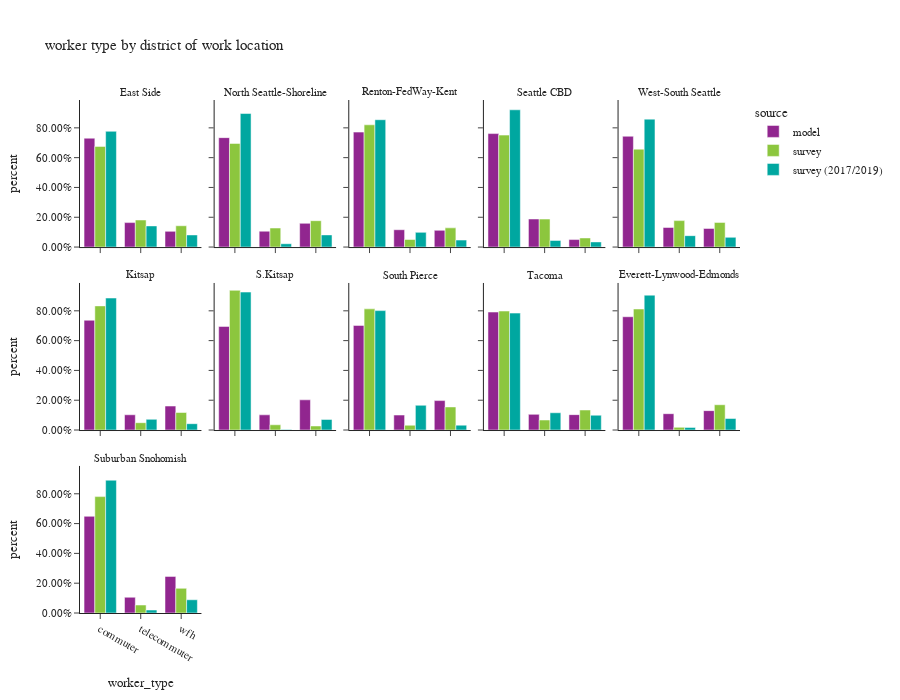

Notebook code cell kept with this figure:
### Code cell
df_worker_count = workers.groupby(['source','CountyName_work','district_name_work','worker_type'])['pdexpfac']. \
    sum().reset_index()
df_worker_count['percent'] = df_worker_count.groupby(['source','CountyName_work','district_name_work'], group_keys=False)['pdexpfac']. \
    apply(lambda x: x / float(x.sum()))

df_worker_count_ct = workers.groupby(['source','CountyName_work','district_name_work','worker_type'])['pdexpfac'].count().reset_index(). \
    rename(columns={'pdexpfac':'sample count'})
df_worker_count = df_worker_count.merge(df_worker_count_ct, on=['source','CountyName_work','district_name_work','worker_type']). \
    rename(columns={'pdexpfac':'total count'})

fig = px.bar(df_worker_count.sort_values(by=['source','CountyName_work','district_name_work']), x='worker_type', y="percent",
             facet_col="district_name_work",facet_col_wrap=5,color="source",
             barmode="group",hover_data=['sample count','total count'],
             title="worker type by district of work location")
fig.for_each_annotation(lambda a: a.update(text = a.text.split("=")[-1]))
fig.update_layout(height=700, width=900, font=dict(size=11))
fig.for_each_yaxis(lambda a: a.update(tickformat = ".2%"))
fig.update_xaxes(categoryorder='array', categoryarray= ['commuter','telecommuter','wfh'])
fig.show()

### Figure 1 — Plotly figure (JSON) as saved in the notebook; plotly's stock layout.template omitted (floating-point values rounded to 4 significant figures)
{"data": [{"alignmentgroup": "True", "customdata": [[316600.0, 316600.0], [71140.0, 71140.0], [45640.0, 45640.0]], "hovertemplate": "source=model<br>district_name_work=East Side<br>worker_type=%{x}<br>percent=%{y}<br>sample count=%{customdata[0]}<br>total count=%{customdata[1]}<extra></extra>", "legendgroup": "model", "marker": {"color": "#91268F", "pattern": {"shape": ""}}, "name": "model", "offsetgroup": "model", "orientation": "v", "showlegend": true, "textposition": "auto", "type": "bar", "x": ["commuter", "telecommuter", "wfh"], "xaxis": "x11", "y": [0.7305, 0.1641, 0.1053], "yaxis": "y11"}, {"alignmentgroup": "True", "customdata": [[118400.0, 118400.0], [17180.0, 17180.0], [25680.0, 25680.0]], "hovertemplate": "source=model<br>district_name_work=North Seattle-Shoreline<br>worker_type=%{x}<br>percent=%{y}<br>sample count=%{customdata[0]}<br>total count=%{customdata[1]}<extra></extra>", "legendgroup": "model", "marker": {"color": "#91268F", "pattern": {"shape": ""}}, "name": "model", "offsetgroup": "model", "orientation": "v", "showlegend": false, "textposition": "auto", "type": "bar", "x": ["commuter", "telecommuter", "wfh"], "xaxis": "x12", "y": [0.7343, 0.1065, 0.1592], "yaxis": "y12"}, {"alignmentgroup": "True", "customdata": [[268100.0, 268100.0], [40450.0, 40450.0], [39010.0, 39010.0]], "hovertemplate": "source=model<br>district_name_work=Renton-FedWay-Kent<br>worker_type=%{x}<br>percent=%{y}<br>sample count=%{customdata[0]}<br>total count=%{customdata[1]}<extra></extra>", "legendgroup": "model", "marker": {"color": "#91268F", "pattern": {"shape": ""}}, "name": "model", "offsetgroup": "model", "orientation": "v", "showlegend": false, "textposition": "auto", "type": "bar", "x": ["commuter", "telecommuter", "wfh"], "xaxis": "x13", "y": [0.7714, 0.1164, 0.1122], "yaxis": "y13"}, {"alignmentgroup": "True", "customdata": [[276300.0, 276300.0], [68300.0, 68300.0], [18260.0, 18260.0]], "hovertemplate": "source=model<br>district_name_work=Seattle CBD<br>worker_type=%{x}<br>percent=%{y}<br>sample count=%{customdata[0]}<br>total count=%{customdata[1]}<extra></extra>", "legendgroup": "model", "marker": {"color": "#91268F", "pattern": {"shape": ""}}, "name": "model", "offsetgroup": "model", "orientation": "v", "showlegend": false, "textposition": "auto", "type": "bar", "x": ["commuter", "telecommuter", "wfh"], "xaxis": "x14", "y": [0.7615, 0.1882, 0.05033], "yaxis": "y14"}, {"alignmentgroup": "True", "customdata": [[109800.0, 109800.0], [19420.0, 19420.0], [18460.0, 18460.0]], "hovertemplate": "source=model<br>district_name_work=West-South Seattle<br>worker_type=%{x}<br>percent=%{y}<br>sample count=%{customdata[0]}<br>total count=%{customdata[1]}<extra></extra>", "legendgroup": "model", "marker": {"color": "#91268F", "pattern": {"shape": ""}}, "name": "model", "offsetgroup": "model", "orientation": "v", "showlegend": false, "textposition": "auto", "type": "bar", "x": ["commuter", "telecommuter", "wfh"], "xaxis": "x15", "y": [0.7436, 0.1315, 0.125], "yaxis": "y15"}, {"alignmentgroup": "True", "customdata": [[75850.0, 75850.0], [10540.0, 10540.0], [16570.0, 16570.0]], "hovertemplate": "source=model<br>district_name_work=Kitsap<br>worker_type=%{x}<br>percent=%{y}<br>sample count=%{customdata[0]}<br>total count=%{customdata[1]}<extra></extra>", "legendgroup": "model", "marker": {"color": "#91268F", "pattern": {"shape": ""}}, "name": "model", "offsetgroup": "model", "orientation": "v", "showlegend": false, "textposition": "auto", "type": "bar", "x": ["commuter", "telecommuter", "wfh"], "xaxis": "x6", "y": [0.7367, 0.1023, 0.1609], "yaxis": "y6"}, {"alignmentgroup": "True", "customdata": [[16440.0, 16440.0], [2411.0, 2411.0], [4791.0, 4791.0]], "hovertemplate": "source=model<br>district_name_work=S.Kitsap<br>worker_type=%{x}<br>percent=%{y}<br>sample count=%{customdata[0]}<br>total count=%{customdata[1]}<extra></extra>", "legendgroup": "model", "marker": {"color": "#91268F", "pattern": {"shape": ""}}, "name": "model", "offsetgroup": "model", "orientation": "v", "showlegend": false, "textposition": "auto", "type": "bar", "x": ["commuter", "telecommuter", "wfh"], "xaxis": "x7", "y": [0.6953, 0.102, 0.2027], "yaxis": "y7"}, {"alignmentgroup": "True", "customdata": [[122200.0, 122200.0], [17490.0, 17490.0], [34400.0, 34400.0]], "hovertemplate": "source=model<br>district_name_work=South Pierce<br>worker_type=%{x}<br>percent=%{y}<br>sample count=%{customdata[0]}<br>total count=%{customdata[1]}<extra></extra>", "legendgroup": "model", "marker": {"color": "#91268F", "pattern": {"shape": ""}}, "name": "model", "offsetgroup": "model", "orientation": "v", "showlegend": false, "textposition": "auto", "type": "bar", "x": ["commuter", "telecommuter", "wfh"], "xaxis": "x8", "y": [0.702, 0.1004, 0.1975], "yaxis": "y8"}, {"alignmentgroup": "True", "customdata": [[119200.0, 119200.0], [15820.0, 15820.0], [15540.0, 15540.0]], "hovertemplate": "source=model<br>district_name_work=Tacoma<br>worker_type=%{x}<br>percent=%{y}<br>sample count=%{customdata[0]}<br>total count=%{customdata[1]}<extra></extra>", "legendgroup": "model", "marker": {"color": "#91268F", "pattern": {"shape": ""}}, "name": "model", "offsetgroup": "model", "orientation": "v", "showlegend": false, "textposition": "auto", "type": "bar", "x": ["commuter", "telecommuter", "wfh"], "xaxis": "x9", "y": [0.7916, 0.1051, 0.1033], "yaxis": "y9"}, {"alignmentgroup": "True", "customdata": [[122100.0, 122100.0], [17610.0, 17610.0], [20890.0, 20890.0]], "hovertemplate": "source=model<br>district_name_work=Everett-Lynwood-Edmonds<br>worker_type=%{x}<br>percent=%{y}<br>sample count=%{customdata[0]}<br>total count=%{customdata[1]}<extra></extra>", "legendgroup": "model", "marker": {"color": "#91268F", "pattern": {"shape": ""}}, "name": "model", "offsetgroup": "model", "orientation": "v", "showlegend": false, "textposition": "auto", "type": "bar", "x": ["commuter", "telecommuter", "wfh"], "xaxis": "x10", "y": [0.7602, 0.1096, 0.1301], "yaxis": "y10"}, {"alignmentgroup": "True", "customdata": [[97020.0, 97020.0], [15780.0, 15780.0], [36740.0, 36740.0]], "hovertemplate": "source=model<br>district_name_work=Suburban Snohomish<br>worker_type=%{x}<br>percent=%{y}<br>sample count=%{customdata[0]}<br>total count=%{customdata[1]}<extra></extra>", "legendgroup": "model", "marker": {"color": "#91268F", "pattern": {"shape": ""}}, "name": "model", "offsetgroup": "model", "orientation": "v", "showlegend": false, "textposition": "auto", "type": "bar", "x": ["commuter", "telecommuter", "wfh"], "xaxis": "x", "y": [0.6488, 0.1055, 0.2457], "yaxis": "y"}, {"alignmentgroup": "True", "customdata": [[405.0, 207000.0], [177.0, 55630.0], [176.0, 43810.0]], "hovertemplate": "source=survey<br>district_name_work=East Side<br>worker_type=%{x}<br>percent=%{y}<br>sample count=%{customdata[0]}<br>total count=%{customdata[1]}<extra></extra>", "legendgroup": "survey", "marker": {"color": "#8CC63E", "pattern": {"shape": ""}}, "name": "survey", "offsetgroup": "survey", "orientation": "v", "showlegend": true, "textposition": "auto", "type": "bar", "x": ["commuter", "telecommuter", "wfh"], "xaxis": "x11", "y": [0.6755, 0.1815, 0.143], "yaxis": "y11"}, {"alignmentgroup": "True", "customdata": [[262.0, 85660.0], [87.0, 15720.0], [147.0, 21790.0]], "hovertemplate": "source=survey<br>district_name_work=North Seattle-Shoreline<br>worker_type=%{x}<br>percent=%{y}<br>sample count=%{customdata[0]}<br>total count=%{customdata[1]}<extra></extra>", "legendgroup": "survey", "marker": {"color": "#8CC63E", "pattern": {"shape": ""}}, "name": "survey", "offsetgroup": "survey", "orientation": "v", "showlegend": false, "textposition": "auto", "type": "bar", "x": ["commuter", "telecommuter", "wfh"], "xaxis": "x12", "y": [0.6954, 0.1276, 0.1769], "yaxis": "y12"}, {"alignmentgroup": "True", "customdata": [[182.0, 209200.0], [45.0, 12930.0], [39.0, 32860.0]], "hovertemplate": "source=survey<br>district_name_work=Renton-FedWay-Kent<br>worker_type=%{x}<br>percent=%{y}<br>sample count=%{customdata[0]}<br>total count=%{customdata[1]}<extra></extra>", "legendgroup": "survey", "marker": {"color": "#8CC63E", "pattern": {"shape": ""}}, "name": "survey", "offsetgroup": "survey", "orientation": "v", "showlegend": false, "textposition": "auto", "type": "bar", "x": ["commuter", "telecommuter", "wfh"], "xaxis": "x13", "y": [0.8205, 0.05069, 0.1288], "yaxis": "y13"}, {"alignmentgroup": "True", "customdata": [[473.0, 157900.0], [253.0, 39470.0], [127.0, 12840.0]], "hovertemplate": "source=survey<br>district_name_work=Seattle CBD<br>worker_type=%{x}<br>percent=%{y}<br>sample count=%{customdata[0]}<br>total count=%{customdata[1]}<extra></extra>", "legendgroup": "survey", "marker": {"color": "#8CC63E", "pattern": {"shape": ""}}, "name": "survey", "offsetgroup": "survey", "orientation": "v", "showlegend": false, "textposition": "auto", "type": "bar", "x": ["commuter", "telecommuter", "wfh"], "xaxis": "x14", "y": [0.7512, 0.1877, 0.06107], "yaxis": "y14"}, {"alignmentgroup": "True", "customdata": [[143.0, 82290.0], [74.0, 22240.0], [78.0, 20740.0]], "hovertemplate": "source=survey<br>district_name_work=West-South Seattle<br>worker_type=%{x}<br>percent=%{y}<br>sample count=%{customdata[0]}<br>total count=%{customdata[1]}<extra></extra>", "legendgroup": "survey", "marker": {"color": "#8CC63E", "pattern": {"shape": ""}}, "name": "survey", "offsetgroup": "survey", "orientation": "v", "showlegend": false, "textposition": "auto", "type": "bar", "x": ["commuter", "telecommuter", "wfh"], "xaxis": "x15", "y": [0.6569, 0.1775, 0.1656], "yaxis": "y15"}, {"alignmentgroup": "True", "customdata": [[96.0, 76340.0], [13.0, 4513.0], [43.0, 10780.0]], "hovertemplate": "source=survey<br>district_name_work=Kitsap<br>worker_type=%{x}<br>percent=%{y}<br>sample count=%{customdata[0]}<br>total count=%{customdata[1]}<extra></extra>", "legendgroup": "survey", "marker": {"color": "#8CC63E", "pattern": {"shape": ""}}, "name": "survey", "offsetgroup": "survey", "orientation": "v", "showlegend": false, "textposition": "auto", "type": "bar", "x": ["commuter", "telecommuter", "wfh"], "xaxis": "x6", "y": [0.8331, 0.04925, 0.1177], "yaxis": "y6"}, {"alignmentgroup": "True", "customdata": [[10.0, 14060.0], [4.0, 528.4], [3.0, 408.8]], "hovertemplate": "source=survey<br>district_name_work=S.Kitsap<br>worker_type=%{x}<br>percent=%{y}<br>sample count=%{customdata[0]}<br>total count=%{customdata[1]}<extra></extra>", "legendgroup": "survey", "marker": {"color": "#8CC63E", "pattern": {"shape": ""}}, "name": "survey", "offsetgroup": "survey", "orientation": "v", "showlegend": false, "textposition": "auto", "type": "bar", "x": ["commuter", "telecommuter", "wfh"], "xaxis": "x7", "y": [0.9375, 0.03523, 0.02726], "yaxis": "y7"}, {"alignmentgroup": "True", "customdata": [[92.0, 116000.0], [16.0, 4563.0], [24.0, 22100.0]], "hovertemplate": "source=survey<br>district_name_work=South Pierce<br>worker_type=%{x}<br>percent=%{y}<br>sample count=%{customdata[0]}<br>total count=%{customdata[1]}<extra></extra>", "legendgroup": "survey", "marker": {"color": "#8CC63E", "pattern": {"shape": ""}}, "name": "survey", "offsetgroup": "survey", "orientation": "v", "showlegend": false, "textposition": "auto", "type": "bar", "x": ["commuter", "telecommuter", "wfh"], "xaxis": "x8", "y": [0.813, 0.03199, 0.155], "yaxis": "y8"}, {"alignmentgroup": "True", "customdata": [[80.0, 71100.0], [11.0, 5982.0], [28.0, 11960.0]], "hovertemplate": "source=survey<br>district_name_work=Tacoma<br>worker_type=%{x}<br>percent=%{y}<br>sample count=%{customdata[0]}<br>total count=%{customdata[1]}<extra></extra>", "legendgroup": "survey", "marker": {"color": "#8CC63E", "pattern": {"shape": ""}}, "name": "survey", "offsetgroup": "survey", "orientation": "v", "showlegend": false, "textposition": "auto", "type": "bar", "x": ["commuter", "telecommuter", "wfh"], "xaxis": "x9", "y": [0.7985, 0.06718, 0.1344], "yaxis": "y9"}, {"alignmentgroup": "True", "customdata": [[103.0, 90040.0], [20.0, 2010.0], [35.0, 18820.0]], "hovertemplate": "source=survey<br>district_name_work=Everett-Lynwood-Edmonds<br>worker_type=%{x}<br>percent=%{y}<br>sample count=%{customdata[0]}<br>total count=%{customdata[1]}<extra></extra>", "legendgroup": "survey", "marker": {"color": "#8CC63E", "pattern": {"shape": ""}}, "name": "survey", "offsetgroup": "survey", "orientation": "v", "showlegend": false, "textposition": "auto", "type": "bar", "x": ["commuter", "telecommuter", "wfh"], "xaxis": "x10", "y": [0.8121, 0.01813, 0.1697], "yaxis": "y10"}, {"alignmentgroup": "True", "customdata": [[100.0, 101200.0], [15.0, 6930.0], [50.0, 21450.0]], "hovertemplate": "source=survey<br>district_name_work=Suburban Snohomish<br>worker_type=%{x}<br>percent=%{y}<br>sample count=%{customdata[0]}<br>total count=%{customdata[1]}<extra></extra>", "legendgroup": "survey", "marker": {"color": "#8CC63E", "pattern": {"shape": ""}}, "name": "survey", "offsetgroup": "survey", "orientation": "v", "showlegend": false, "textposition": "auto", "type": "bar", "x": ["commuter", "telecommuter", "wfh"], "xaxis": "x", "y": [0.781, 0.05347, 0.1655], "yaxis": "y"}, {"alignmentgroup": "True", "customdata": [[1110.0, 211400.0], [104.0, 38590.0], [76.0, 22140.0]], "hovertemplate": "source=survey (2017/2019)<br>district_name_work=East Side<br>worker_type=%{x}<br>percent=%{y}<br>sample count=%{customdata[0]}<br>total count=%{customdata[1]}<extra></extra>", "legendgroup": "survey (2017/2019)", "marker": {"color": "#00A7A0", "pattern": {"shape": ""}}, "name": "survey (2017/2019)", "offsetgroup": "survey (2017/2019)", "orientation": "v", "showlegend": true, "textposition": "auto", "type": "bar", "x": ["commuter", "telecommuter", "wfh"], "xaxis": "x11", "y": [0.7768, 0.1418, 0.08136], "yaxis": "y11"}, {"alignmentgroup": "True", "customdata": [[769.0, 125900.0], [53.0, 3141.0], [130.0, 11460.0]], "hovertemplate": "source=survey (2017/2019)<br>district_name_work=North Seattle-Shoreline<br>worker_type=%{x}<br>percent=%{y}<br>sample count=%{customdata[0]}<br>total count=%{customdata[1]}<extra></extra>", "legendgroup": "survey (2017/2019)", "marker": {"color": "#00A7A0", "pattern": {"shape": ""}}, "name": "survey (2017/2019)", "offsetgroup": "survey (2017/2019)", "orientation": "v", "showlegend": false, "textposition": "auto", "type": "bar", "x": ["commuter", "telecommuter", "wfh"], "xaxis": "x12", "y": [0.896, 0.02236, 0.0816], "yaxis": "y12"}, {"alignmentgroup": "True", "customdata": [[371.0, 163400.0], [19.0, 18860.0], [16.0, 8970.0]], "hovertemplate": "source=survey (2017/2019)<br>district_name_work=Renton-FedWay-Kent<br>worker_type=%{x}<br>percent=%{y}<br>sample count=%{customdata[0]}<br>total count=%{customdata[1]}<extra></extra>", "legendgroup": "survey (2017/2019)", "marker": {"color": "#00A7A0", "pattern": {"shape": ""}}, "name": "survey (2017/2019)", "offsetgroup": "survey (2017/2019)", "orientation": "v", "showlegend": false, "textposition": "auto", "type": "bar", "x": ["commuter", "telecommuter", "wfh"], "xaxis": "x13", "y": [0.8545, 0.09862, 0.04691], "yaxis": "y13"}, {"alignmentgroup": "True", "customdata": [[2032.0, 239800.0], [96.0, 11560.0], [154.0, 8982.0]], "hovertemplate": "source=survey (2017/2019)<br>district_name_work=Seattle CBD<br>worker_type=%{x}<br>percent=%{y}<br>sample count=%{customdata[0]}<br>total count=%{customdata[1]}<extra></extra>", "legendgroup": "survey (2017/2019)", "marker": {"color": "#00A7A0", "pattern": {"shape": ""}}, "name": "survey (2017/2019)", "offsetgroup": "survey (2017/2019)", "orientation": "v", "showlegend": false, "textposition": "auto", "type": "bar", "x": ["commuter", "telecommuter", "wfh"], "xaxis": "x14", "y": [0.9211, 0.0444, 0.0345], "yaxis": "y14"}, {"alignmentgroup": "True", "customdata": [[432.0, 65260.0], [33.0, 5809.0], [95.0, 4956.0]], "hovertemplate": "source=survey (2017/2019)<br>district_name_work=West-South Seattle<br>worker_type=%{x}<br>percent=%{y}<br>sample count=%{customdata[0]}<br>total count=%{customdata[1]}<extra></extra>", "legendgroup": "survey (2017/2019)", "marker": {"color": "#00A7A0", "pattern": {"shape": ""}}, "name": "survey (2017/2019)", "offsetgroup": "survey (2017/2019)", "orientation": "v", "showlegend": false, "textposition": "auto", "type": "bar", "x": ["commuter", "telecommuter", "wfh"], "xaxis": "x15", "y": [0.8584, 0.07641, 0.0652], "yaxis": "y15"}, {"alignmentgroup": "True", "customdata": [[121.0, 69210.0], [12.0, 5611.0], [25.0, 3319.0]], "hovertemplate": "source=survey (2017/2019)<br>district_name_work=Kitsap<br>worker_type=%{x}<br>percent=%{y}<br>sample count=%{customdata[0]}<br>total count=%{customdata[1]}<extra></extra>", "legendgroup": "survey (2017/2019)", "marker": {"color": "#00A7A0", "pattern": {"shape": ""}}, "name": "survey (2017/2019)", "offsetgroup": "survey (2017/2019)", "orientation": "v", "showlegend": false, "textposition": "auto", "type": "bar", "x": ["commuter", "telecommuter", "wfh"], "xaxis": "x6", "y": [0.8857, 0.07181, 0.04247], "yaxis": "y6"}, {"alignmentgroup": "True", "customdata": [[21.0, 18370.0], [1.0, 60.89], [8.0, 1412.0]], "hovertemplate": "source=survey (2017/2019)<br>district_name_work=S.Kitsap<br>worker_type=%{x}<br>percent=%{y}<br>sample count=%{customdata[0]}<br>total count=%{customdata[1]}<extra></extra>", "legendgroup": "survey (2017/2019)", "marker": {"color": "#00A7A0", "pattern": {"shape": ""}}, "name": "survey (2017/2019)", "offsetgroup": "survey (2017/2019)", "orientation": "v", "showlegend": false, "textposition": "auto", "type": "bar", "x": ["commuter", "telecommuter", "wfh"], "xaxis": "x7", "y": [0.9258, 0.003068, 0.07114], "yaxis": "y7"}, {"alignmentgroup": "True", "customdata": [[170.0, 85040.0], [20.0, 17620.0], [18.0, 3462.0]], "hovertemplate": "source=survey (2017/2019)<br>district_name_work=South Pierce<br>worker_type=%{x}<br>percent=%{y}<br>sample count=%{customdata[0]}<br>total count=%{customdata[1]}<extra></extra>", "legendgroup": "survey (2017/2019)", "marker": {"color": "#00A7A0", "pattern": {"shape": ""}}, "name": "survey (2017/2019)", "offsetgroup": "survey (2017/2019)", "orientation": "v", "showlegend": false, "textposition": "auto", "type": "bar", "x": ["commuter", "telecommuter", "wfh"], "xaxis": "x8", "y": [0.8013, 0.1661, 0.03262], "yaxis": "y8"}, {"alignmentgroup": "True", "customdata": [[149.0, 94540.0], [20.0, 13960.0], [17.0, 11980.0]], "hovertemplate": "source=survey (2017/2019)<br>district_name_work=Tacoma<br>worker_type=%{x}<br>percent=%{y}<br>sample count=%{customdata[0]}<br>total count=%{customdata[1]}<extra></extra>", "legendgroup": "survey (2017/2019)", "marker": {"color": "#00A7A0", "pattern": {"shape": ""}}, "name": "survey (2017/2019)", "offsetgroup": "survey (2017/2019)", "orientation": "v", "showlegend": false, "textposition": "auto", "type": "bar", "x": ["commuter", "telecommuter", "wfh"], "xaxis": "x9", "y": [0.7847, 0.1159, 0.09943], "yaxis": "y9"}, {"alignmentgroup": "True", "customdata": [[231.0, 105600.0], [13.0, 2077.0], [14.0, 9005.0]], "hovertemplate": "source=survey (2017/2019)<br>district_name_work=Everett-Lynwood-Edmonds<br>worker_type=%{x}<br>percent=%{y}<br>sample count=%{customdata[0]}<br>total count=%{customdata[1]}<extra></extra>", "legendgroup": "survey (2017/2019)", "marker": {"color": "#00A7A0", "pattern": {"shape": ""}}, "name": "survey (2017/2019)", "offsetgroup": "survey (2017/2019)", "orientation": "v", "showlegend": false, "textposition": "auto", "type": "bar", "x": ["commuter", "telecommuter", "wfh"], "xaxis": "x10", "y": [0.9051, 0.01779, 0.07714], "yaxis": "y10"}, {"alignmentgroup": "True", "customdata": [[112.0, 64680.0], [6.0, 1448.0], [15.0, 6450.0]], "hovertemplate": "source=survey (2017/2019)<br>district_name_work=Suburban Snohomish<br>worker_type=%{x}<br>percent=%{y}<br>sample count=%{customdata[0]}<br>total count=%{customdata[1]}<extra></extra>", "legendgroup": "survey (2017/2019)", "marker": {"color": "#00A7A0", "pattern": {"shape": ""}}, "name": "survey (2017/2019)", "offsetgroup": "survey (2017/2019)", "orientation": "v", "showlegend": false, "textposition": "auto", "type": "bar", "x": ["commuter", "telecommuter", "wfh"], "xaxis": "x", "y": [0.8912, 0.01995, 0.08888], "yaxis": "y"}], "layout": {"annotations": [{"font": {}, "showarrow": false, "text": "Suburban Snohomish", "x": 0.092, "xanchor": "center", "xref": "paper", "y": 0.2867, "yanchor": "bottom", "yref": "paper"}, {"font": {}, "showarrow": false, "text": "Kitsap", "x": 0.092, "xanchor": "center", "xref": "paper", "y": 0.6433, "yanchor": "bottom", "yref": "paper"}, {"font": {}, "showarrow": false, "text": "S.Kitsap", "x": 0.296, "xanchor": "center", "xref": "paper", "y": 0.6433, "yanchor": "bottom", "yref": "paper"}, {"font": {}, "showarrow": false, "text": "South Pierce", "x": 0.5, "xanchor": "center", "xref": "paper", "y": 0.6433, "yanchor": "bottom", "yref": "paper"}, {"font": {}, "showarrow": false, "text": "Tacoma", "x": 0.704, "xanchor": "center", "xref": "paper", "y": 0.6433, "yanchor": "bottom", "yref": "paper"}, {"font": {}, "showarrow": false, "text": "Everett-Lynwood-Edmonds", "x": 0.908, "xanchor": "center", "xref": "paper", "y": 0.6433, "yanchor": "bottom", "yref": "paper"}, {"font": {}, "showarrow": false, "text": "East Side", "x": 0.092, "xanchor": "center", "xref": "paper", "y": 1.0, "yanchor": "bottom", "yref": "paper"}, {"font": {}, "showarrow": false, "text": "North Seattle-Shoreline", "x": 0.296, "xanchor": "center", "xref": "paper", "y": 1.0, "yanchor": "bottom", "yref": "paper"}, {"font": {}, "showarrow": false, "text": "Renton-FedWay-Kent", "x": 0.5, "xanchor": "center", "xref": "paper", "y": 1.0, "yanchor": "bottom", "yref": "paper"}, {"font": {}, "showarrow": false, "text": "Seattle CBD", "x": 0.704, "xanchor": "center", "xref": "paper", "y": 1.0, "yanchor": "bottom", "yref": "paper"}, {"font": {}, "showarrow": false, "text": "West-South Seattle", "x": 0.908, "xanchor": "center", "xref": "paper", "y": 1.0, "yanchor": "bottom", "yref": "paper"}], "barmode": "group", "font": {"size": 11}, "height": 700, "legend": {"title": {"text": "source"}, "tracegroupgap": 0}, "title": {"text": "worker type by district of work location"}, "width": 900, "xaxis": {"anchor": "y", "categoryarray": ["commuter", "telecommuter", "wfh"], "categoryorder": "array", "domain": [0.0, 0.184], "title": {"text": "worker_type"}}, "xaxis10": {"anchor": "y10", "categoryarray": ["commuter", "telecommuter", "wfh"], "categoryorder": "array", "domain": [0.816, 1.0], "matches": "x", "showticklabels": false}, "xaxis11": {"anchor": "y11", "categoryarray": ["commuter", "telecommuter", "wfh"], "categoryorder": "array", "domain": [0.0, 0.184], "matches": "x", "showticklabels": false}, "xaxis12": {"anchor": "y12", "categoryarray": ["commuter", "telecommuter", "wfh"], "categoryorder": "array", "domain": [0.204, 0.388], "matches": "x", "showticklabels": false}, "xaxis13": {"anchor": "y13", "categoryarray": ["commuter", "telecommuter", "wfh"], "categoryorder": "array", "domain": [0.408, 0.592], "matches": "x", "showticklabels": false}, "xaxis14": {"anchor": "y14", "categoryarray": ["commuter", "telecommuter", "wfh"], "categoryorder": "array", "domain": [0.612, 0.796], "matches": "x", "showticklabels": false}, "xaxis15": {"anchor": "y15", "categoryarray": ["commuter", "telecommuter", "wfh"], "categoryorder": "array", "domain": [0.816, 1.0], "matches": "x", "showticklabels": false}, "xaxis2": {"anchor": "y2", "categoryarray": ["commuter", "telecommuter", "wfh"], "categoryorder": "array", "domain": [0.204, 0.388], "matches": "x", "title": {"text": "worker_type"}}, "xaxis3": {"anchor": "y3", "categoryarray": ["commuter", "telecommuter", "wfh"], "categoryorder": "array", "domain": [0.408, 0.592], "matches": "x", "title": {"text": "worker_type"}}, "xaxis4": {"anchor": "y4", "categoryarray": ["commuter", "telecommuter", "wfh"], "categoryorder": "array", "domain": [0.612, 0.796], "matches": "x", "title": {"text": "worker_type"}}, "xaxis5": {"anchor": "y5", "categoryarray": ["commuter", "telecommuter", "wfh"], "categoryorder": "array", "domain": [0.816, 1.0], "matches": "x", "title": {"text": "worker_type"}}, "xaxis6": {"anchor": "y6", "categoryarray": ["commuter", "telecommuter", "wfh"], "categoryorder": "array", "domain": [0.0, 0.184], "matches": "x", "showticklabels": false}, "xaxis7": {"anchor": "y7", "categoryarray": ["commuter", "telecommuter", "wfh"], "categoryorder": "array", "domain": [0.204, 0.388], "matches": "x", "showticklabels": false}, "xaxis8": {"anchor": "y8", "categoryarray": ["commuter", "telecommuter", "wfh"], "categoryorder": "array", "domain": [0.408, 0.592], "matches": "x", "showticklabels": false}, "xaxis9": {"anchor": "y9", "categoryarray": ["commuter", "telecommuter", "wfh"], "categoryorder": "array", "domain": [0.612, 0.796], "matches": "x", "showticklabels": false}, "yaxis": {"anchor": "x", "domain": [0.0, 0.2867], "tickformat": ".2%", "title": {"text": "percent"}}, "yaxis10": {"anchor": "x10", "domain": [0.3567, 0.6433], "matches": "y", "showticklabels": false, "tickformat": ".2%"}, "yaxis11": {"anchor": "x11", "domain": [0.7133, 1.0], "matches": "y", "tickformat": ".2%", "title": {"text": "percent"}}, "yaxis12": {"anchor": "x12", "domain": [0.7133, 1.0], "matches": "y", "showticklabels": false, "tickformat": ".2%"}, "yaxis13": {"anchor": "x13", "domain": [0.7133, 1.0], "matches": "y", "showticklabels": false, "tickformat": ".2%"}, "yaxis14": {"anchor": "x14", "domain": [0.7133, 1.0], "matches": "y", "showticklabels": false, "tickformat": ".2%"}, "yaxis15": {"anchor": "x15", "domain": [0.7133, 1.0], "matches": "y", "showticklabels": false, "tickformat": ".2%"}, "yaxis2": {"anchor": "x2", "domain": [0.0, 0.2867], "matches": "y", "showticklabels": false, "tickformat": ".2%"}, "yaxis3": {"anchor": "x3", "domain": [0.0, 0.2867], "matches": "y", "showticklabels": false, "tickformat": ".2%"}, "yaxis4": {"anchor": "x4", "domain": [0.0, 0.2867], "matches": "y", "showticklabels": false, "tickformat": ".2%"}, "yaxis5": {"anchor": "x5", "domain": [0.0, 0.2867], "matches": "y", "showticklabels": false, "tickformat": ".2%"}, "yaxis6": {"anchor": "x6", "domain": [0.3567, 0.6433], "matches": "y", "tickformat": ".2%", "title": {"text": "percent"}}, "yaxis7": {"anchor": "x7", "domain": [0.3567, 0.6433], "matches": "y", "showticklabels": false, "tickformat": ".2%"}, "yaxis8": {"anchor": "x8", "domain": [0.3567, 0.6433], "matches": "y", "showticklabels": false, "tickformat": ".2%"}, "yaxis9": {"anchor": "x9", "domain": [0.3567, 0.6433], "matches": "y", "showticklabels": false, "tickformat": ".2%"}}}
